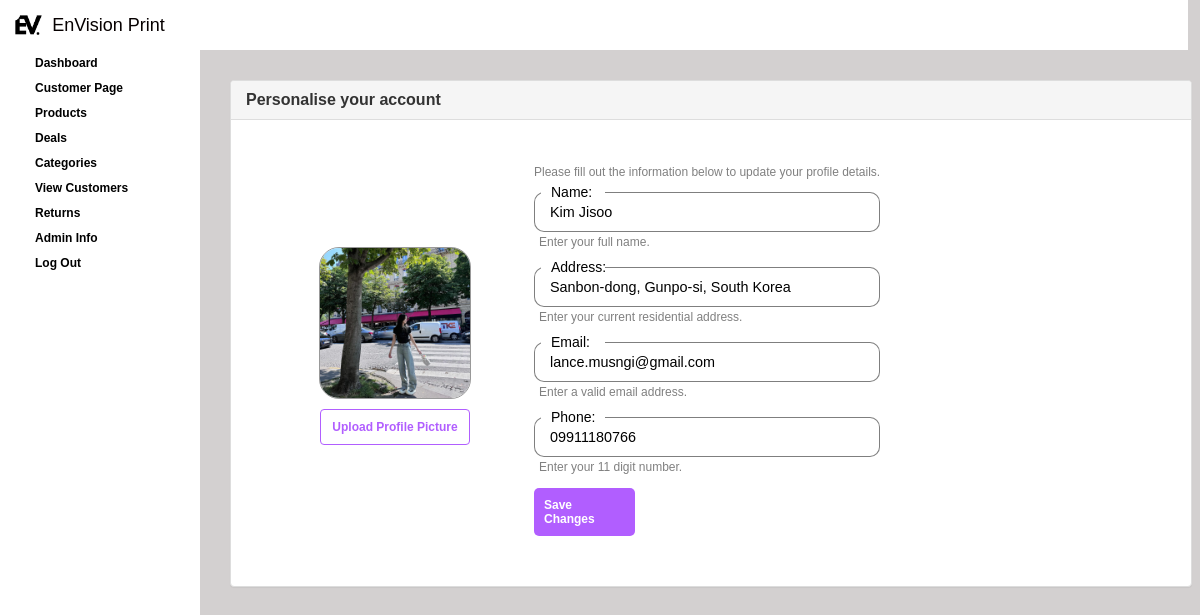
Page /admin.php?aedituser on the committed database.
### tables this page shows
CREATE TABLE `currentuser` (
  `UserId` int(11) NOT NULL,
  `FName` varchar(50) NOT NULL,
  `username` varchar(200) NOT NULL,
  `email` varchar(50) NOT NULL,
  `address` varchar(200) DEFAULT NULL,
  `phone` varchar(15) DEFAULT NULL,
  `profile` varchar(200) NOT NULL
);

### query.php (called while the page is built, shortened)
<?php
$queryUser = mysqli_query($con, "SELECT * FROM currentuser WHERE UserID = 1");
$rowUser = mysqli_fetch_assoc($queryUser);
$location = $rowUser["profile"];
$FName = $rowUser["FName"];
$email = $rowUser["email"];
$address = $rowUser['address'];
$phone = $rowUser['phone'];

### aedituser.php (the view, shortened to what this page needs)
<link rel="stylesheet" href="css/edituser.css">
<div class="row">
    <div class="col-lg-12">
        <div class="panel panel-default">
            <div class="panel-heading">
                <h3 class="panel-title">Personalise your account</h3>
            </div>
            <div class="panel-body">
                <div class="body">
                    <form action="" method="post" enctype="multipart/form-data">
                        <div class="wedit">
                            <div class="weditimg">
                                <div class="profileImage"><img id='profileimg' src='<?= $location ?>' alt='Profile Picture'></div>
                                <label class="btn-upload-img">
                                    Upload Profile Picture <input type="file" id="img" name="img" accept="image/*">
                                </label>
                            </div>
                            <div class="weform">
                                <p class="email">Please fill out the information below to update your profile details.</p>
                                <div class="inweform">
                                    <div class="weitem">
                                        <div class="border">
                                            <p>Name:</p>
                                        </div>
                                        <?php
                                        echo "<input type='text' class='input2' name='first_name' value='$FName'>";
                                        ?>
                                        <p class="email">Enter your full name.</p>
                                    </div>
                                    <div class="weitem">
                                        <div class="border">
                                            <p>Address:</p>
                                        </div>
                                        <?php
                                        echo "<input type='text' class='input2' name='address' value='$address' title='Enter your current residential address'>";
                                        ?>
                                        <p class="email">Enter your current residential address.</p>
                                    </div>
                                </div>
                                <div class="inweform">
                                    <div class="weitem">
                                        <div class="border">
                                            <p>Email:</p>
                                        </div>
                                        <?php
                                        echo "<input type='text' class='input2' name='email' id='emailInput' value='$email' style='text-transform: none;' pattern='.*\.com' title='Please enter a valid email address'>";
                                        ?>
                                        <p class="email">Enter a valid email address.</p>
                                    </div>
                                    <div class="weitem">
                                        <div class="border">
                                            <p>Phone:</p>
                                        </div>
                                        <?php
                                        echo "<input type='tel' class='input2' name='phone' value='$phone' pattern='^(\d{11}|\d{12}|\d{13})?$' title='Enter 11 or 13 digits'>";
                                        ?>
                                        <p class="email">Enter your 11 digit number.</p>
                                    </div>
                                    <label class="btn-save">
                                        <div class="btnsave">
                                            Save Changes <input formaction="updateuser.php" type="submit" name="submit">
                                        </div>
                                    </label>
                                </div>
                            </div>
                        </div>
                    </form>
                </div>
            </div>
        </div>
    </div>
</div>

### css/global.css (style rules this page uses)
* { font-family: Arial, Helvetica, sans-serif; scroll-behavior: smooth; max-width: 99vw; z-index: 0; padding: 0px; margin: 0px; box-sizing: border-box; }
body { font-size: 14px; background-color: #d3d0d0; }
.email { font-size: 12px; color: gray; }
.input2 { background: none; border: 0; outline: 0; height: 40px; width: 100%; font-size: 0.9rem; padding: 8px 15px; background-color: white; margin-top: 10px; border-radius: 10px; border: 1px solid #00000080; }

### css/table.css (style rules this page uses)
.panel-default > .panel-heading { color: #333; background-color: #f5f5f5; border-color: #ddd; }
.panel-heading { padding: 10px 15px; border-bottom: 1px solid transparent; border-top-left-radius: 3px; border-top-right-radius: 3px; }
.panel-default { border-color: #ddd; }
.panel { margin-bottom: 20px; background-color: #fff; border: 1px solid transparent; border-radius: 4px; -webkit-box-shadow: 0 1px 1px rgba(0, 0, 0, 0.05); box-shadow: 0 1px 1px rgba(0, 0, 0, 0.05); border: 1px solid #ddd; }
.panel-title { margin-top: 0; margin-bottom: 0; font-size: 16px; color: inherit; }
.panel-body { padding: 15px; }
label { display: inline-block; max-width: 100%; margin-bottom: 5px; font-weight: 700; }
img { vertical-align: middle; }

### css/edituser.css (style rules this page uses)
.wedit { display: flex; min-height: 344px; align-items: center; border-radius: 5px; padding: 30px; gap: 20px; background: white; }
.weditimg { width: 238px; height: 272px; display: flex; flex-direction: column; align-items: center; justify-content: center; gap: 10px; }
.weditimg img { object-fit: cover; width: 150px; height: 150px; }
.border { position: relative; margin: 0 0 -23px 7px; z-index: 2; background: white; border-radius: 10px; padding: 5px 5px 5px 10px; width: 64px; }
.weditimg label { margin: 0 auto 15px; padding: 10px 0; border: 1px solid var(--primary); font-size: 12px; transition: all 0.2s ease-in; }
.btn-upload-img { width: 150px; color: var(--primary); border-radius: 4px; text-align: center; cursor: pointer; }
.btnsave { margin: 9px 0 0 auto; padding: 10px; background-color: var(--primary); color: #fff; border-radius: 5px; font-size: 12px; width: 101px; transition: all 0.3s ease-in; }
#profileimg { transition: opacity 0.5s ease-in-out; opacity: 1; }
.profileImage { border: 1px solid rgba(0, 0, 0, 0.4); border-radius: 20px; overflow: hidden; display: flex; justify-content: center; align-items: center; }
.weitem .email { padding: 3px 0 5px 5px; }

### rows in the picture
currentuser: profile (picture), first_name "Kim Jisoo", address "Sanbon-dong, Gunpo-si, South Korea", email "lance.musngi@gmail.com", phone "09911180766"
